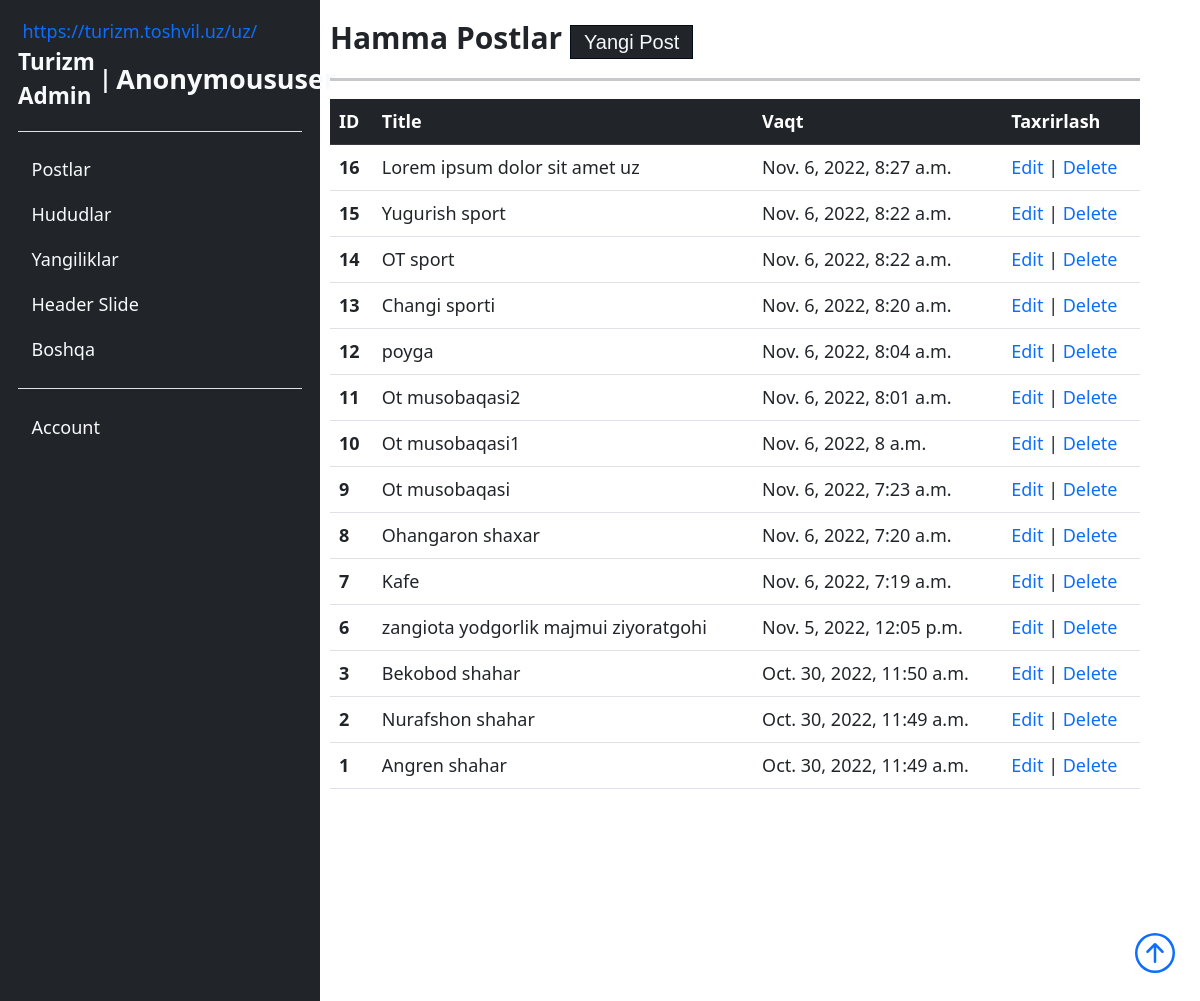
/users/root/list/, run on the app's committed database.
### main/models.py (models this page shows, shortened)
class Post(M):
    author = m.ForeignKey(CustomUser, on_delete=m.SET_NULL, null=True, blank=True)
    navbaritem = m.ForeignKey(NavbarItems, on_delete=m.SET_NULL, null=True, blank=True)
    post_img = ResizedImageField(size=[1920, 1080],upload_to='posts/')
    uz_title = m.CharField(max_length=l)
    ru_title = m.CharField(max_length=l, null=True, blank=True)
    en_title = m.CharField(max_length=l, null=True, blank=True)
    uz_description = m.CharField(max_length=100)
    ru_description= m.CharField(max_length=l, null=True, blank=True)
    en_description= m.CharField(max_length=l, null=True, blank=True)
    uz_post = RichTextUploadingField()
    ru_post = RichTextUploadingField(null=True, blank=True)
    en_post = RichTextUploadingField(null=True, blank=True)
    slug = m.SlugField(max_length=l, unique=True)
    post_view = m.IntegerField(default=0, null=True, blank=True)
    add_time = m.DateTimeField(auto_now_add=True)

### custom_user/views.py (the view)
# urls.py: path('root/list/', PostList.as_view(), name='postlist'),
class PostList(ListView):
    model = Post
    ordering = '-add_time'
    paginate_by = 50
    template_name = 'users/adminpanel/list/list.htm'

### main/models.py (called while the page is built)
    def __str__(self):
        return self.uz_name

    def __str__(self):
        return super().__str__()

### templates/users/adminpanel/list/list.htm (shortened to what this page needs)
{% extends '../root.htm' %}
{% block name %}
    Hamma Postlar
{% endblock name %}
{% block add_btn %}
    <a class="bg-dark link-light" href="{% url 'users:newpost' %}">Yangi Post</a>
{% endblock add_btn %}
{% block list %}
    <div id="table">
        <table class="table">
            <thead class="table-dark">
                <tr>
                    <th scope="col">ID</th>
                    <th scope="col">Title</th>
                    <th scope="col">Vaqt</th>
                    <th scope="col">Taxrirlash</th>
                </tr>
            </thead>
            <tbody>
                {% for obj in object_list %}
                    <tr>
                        <th>{{ obj.id }}</th>
                        <td>{{ obj.uz_title }}</td>
                        <td>{{ obj.add_time }}</td>
                        <td>
                            <a href="{% url 'users:updatepost' slug=obj.slug %}">Edit</a> | <a href="" data-bs-toggle="modal" data-bs-target="#staticBackdrop{{ obj.id }}" >Delete</a>
                        </td>
                    </tr>
                {% endfor %}
            </tbody>
        </table>
    </div>
{% endblock list %}

### static/css/style.css (style rules this page uses)
* { margin: 0; padding: 0; font-size: 18px; box-sizing: border-box; list-style-type: none !important; text-decoration: none !important; font-family: system-ui, -apple-system, BlinkMacSystemFont, "Segoe UI", Roboto, Oxygen, Ubuntu, Cantarell, "Open Sans", "Helvetica Neue", sans-serif; }
html { scrollbar-width: thin; transition: 1s all ease-in-out; scrollbar-color: #03396C #fff; }
#admin_main #action_bar #header a, #admin_main #action_bar #header main section .all button, main section .all #admin_main #action_bar #header button { font-size: 20px; padding: 5px 13px; border: 1px solid #010C17; font-family: "Franklin Gothic Medium", "Arial Narrow", Arial, sans-serif; }
#admin_main #action_bar #table { height: 70%; overflow: scroll; }
#admin_main #action_bar #table table thead { top: 0; position: -webkit-sticky; position: sticky; }

### templates/base.htm (style rules this page uses)
body { overflow-x: hidden; }

### data on the page
Post: id "16", uz_title "Lorem ipsum dolor sit amet uz", add_time "Nov. 6, 2022, 8:27 a.m."
Post: id "15", uz_title "Yugurish sport", add_time "Nov. 6, 2022, 8:22 a.m."
Post: id "14", uz_title "OT sport", add_time "Nov. 6, 2022, 8:22 a.m."
Post: id "13", uz_title "Changi sporti", add_time "Nov. 6, 2022, 8:20 a.m."
Post: id "12", uz_title "poyga", add_time "Nov. 6, 2022, 8:04 a.m."
Post: id "11", uz_title "Ot musobaqasi2", add_time "Nov. 6, 2022, 8:01 a.m."
Post: id "10", uz_title "Ot musobaqasi1", add_time "Nov. 6, 2022, 8 a.m."
Post: id "9", uz_title "Ot musobaqasi", add_time "Nov. 6, 2022, 7:23 a.m."
Post: id "8", uz_title "Ohangaron shaxar", add_time "Nov. 6, 2022, 7:20 a.m."
Post: id "7", uz_title "Kafe", add_time "Nov. 6, 2022, 7:19 a.m."
Post: id "6", uz_title "zangiota yodgorlik majmui ziyoratgohi", add_time "Nov. 5, 2022, 12:05 p.m."
Post: id "3", uz_title "Bekobod shahar", add_time "Oct. 30, 2022, 11:50 a.m."
Post: id "2", uz_title "Nurafshon shahar", add_time "Oct. 30, 2022, 11:49 a.m."
Post: id "1", uz_title "Angren shahar", add_time "Oct. 30, 2022, 11:49 a.m."

### other printed values
{{ user | title }} "Anonymoususer"
